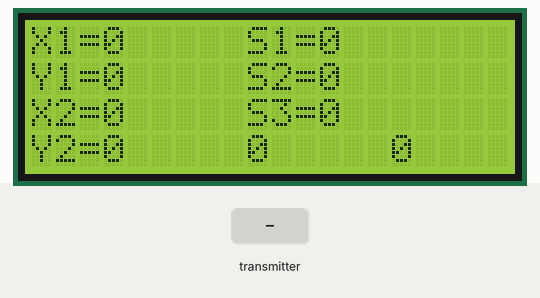
This sketch was run on a simulated Arduino Uno, built with avr-gcc and run on an emulated ATmega328P. Parts: 20×4 character LCD. The test bench sets the inputs (shaded band). No radio packets arrive unless stated.

Above: at 2.4 s.
2.5 s: the transmitter starts sending Buttons = 1
At 3.3 s:
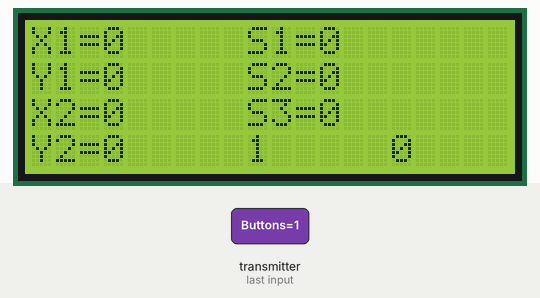
4.1 s: the transmitter starts sending PButton = 1
At 4.9 s:
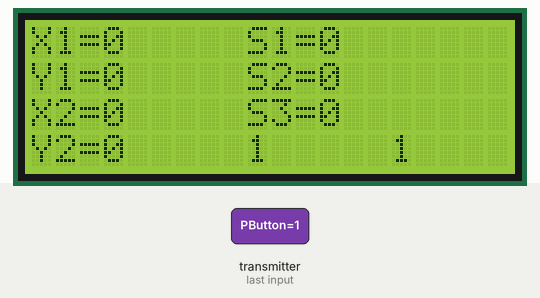
7.1 s: the transmitter starts sending S1 = 256
At 8.1 s:
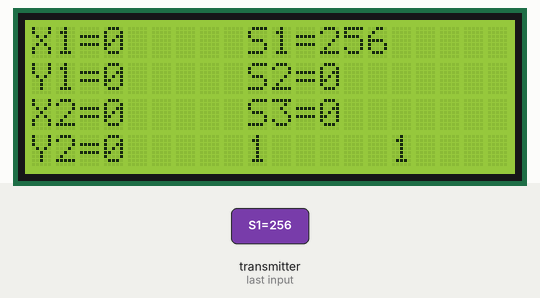
10.1 s: the transmitter starts sending S2 = 256
At 11.2 s:
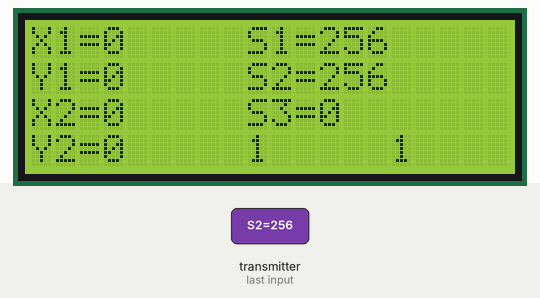
11.7 s: the transmitter starts sending S3 = 256
At 12.8 s:
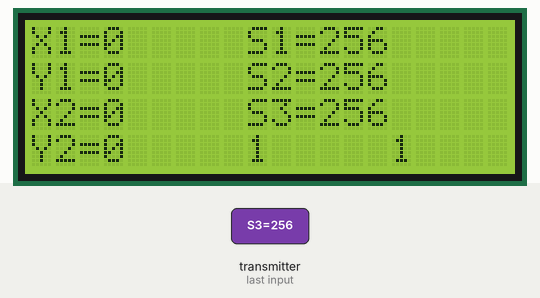
13.3 s: the transmitter starts sending JL_Y = 256
At 14.7 s:
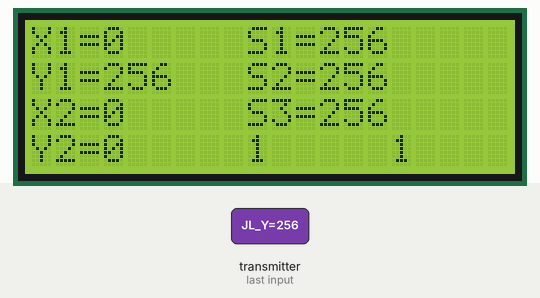
Timing chart, 0 to 16.3 s (numbered marks = the images above; inputs shaded):
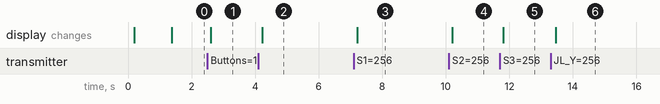

The sketch:

Major_Tom.ino
```cpp
/////////////////////////////////////////////LCD I2C Setup
#include <LiquidCrystal_I2C.h>
LiquidCrystal_I2C lcd(0x27 , 20, 4);

////////////////////////////////////////////Initial Vars for Serial Input
int Values[] = {0, 0, 0, 0, 0, 0, 0, 0, 0};
const int valuesLen = 9;
int posX[] = {3, 3, 3, 3, 12, 12, 12, 9, 15};
int posY[] = {0, 1, 2, 3, 0, 1, 2, 3, 3};

////////////////////////////////////////////Radio Setup and Properties
#include <SPI.h>
#include <nRF24L01.h>
#include <RF24.h>

////////////////////////////////////////////Radio Specs
RF24 radio(7, 8); // CE, CSN
const uint64_t pipe = 0xF0F0F0F0E1LL;

///////////////////////////////////////////Data Package to be Recieved
typedef struct {
  int Buttons;   // Buttons (Mode Indicator!)
  int PButton;   // Push Button #
  int S1;        // Potentiometer #1
  int S2;        // Potentiometer #2
  int S3;        // Potentiometer #3
  int JL_Y;      // Left Joystick Y Axis ( Throttle Perhaps)
  int JL_X;      // Left Joystick X Axis ( Yaw Perhaps)
  int JR_Y;      // Right Joystick Y Axis ( Pitch Perhaps)
  int JR_X;      // Right Joystick X Axis ( Roll Perhaps)

} ControlDef;

ControlDef ControlPack;

//////////////////////////////////////////////////////////Initial Setup
void setup() {
  RadioInit();

  lcdInitialize();

  ControlPack.Buttons = 0;
  ControlPack.PButton = 0;
  ControlPack.S1 = 0;
  ControlPack.S2 = 0;
  ControlPack.S3 = 0;
  ControlPack.JL_Y = 0;
  ControlPack.JL_X = 0;
  ControlPack.JR_Y = 0;
  ControlPack.JR_X = 0;
  delay(1000);
}

////////////////////////////////////////////////////Read UpComing Signals for NRF and Write into LCD
void loop() {
  if (radio.available()) {
    radio.read(&ControlPack, sizeof(ControlPack));
    ControlPack.Buttons = constrain(ControlPack.Buttons,0,31);
    ControlPack.PButton = constrain(ControlPack.PButton,0,4);
    ValueSet();
  }
  lcdPrint();
  delay(1);
}

////////////////////////////////////////////////////Take Care of Upcoming Data
void ValueSet() {
  Values[7] = ControlPack.Buttons;
  Values[8] = ControlPack.PButton;
  Values[4] = ControlPack.S1;
  Values[5] = ControlPack.S2;
  Values[6] = ControlPack.S3;
  Values[1] = ControlPack.JL_Y;
  Values[0] = ControlPack.JL_X;
  Values[3] = ControlPack.JR_Y;
  Values[2] = ControlPack.JR_X;
}

//////////////////////////////////////////////////Do the LCD Job...!
void lcdPrint() {

  for (int i = 0; i < valuesLen - 2 ; i++) {
    lcd.setCursor(posX[i], posY[i]);
    lcd.print("      ");
    lcd.setCursor(posX[i], posY[i]);
    lcd.print(Values[i]);
  }
  lcd.setCursor(posX[7], posY[7]);
  lcd.print("      ");
  lcd.setCursor(posX[7], posY[7]);
  lcd.print(Values[7]);

  lcd.setCursor(posX[8], posY[8]);
  lcd.print("     ");
  lcd.setCursor(posX[8], posY[8]);
  lcd.print(Values[8]);
}

//////////////////////////////////////////////////Init LCD and Set Const Txt in Place
void lcdInitialize() {
  lcd.init();
  lcd.backlight();
  lcd.clear();

  lcd.setCursor(0, 0);
  lcd.print("X1=");
  lcd.setCursor(0, 1);
  lcd.print("Y1=");
  lcd.setCursor(0, 2);
  lcd.print("X2=");
  lcd.setCursor(0, 3);
  lcd.print("Y2=");
  lcd.setCursor(9, 0);
  lcd.print("S1=");
  lcd.setCursor(9, 1);
  lcd.print("S2=");
  lcd.setCursor(9, 2);
  lcd.print("S3=");
  delay(100);
}

/////////////////////////////////////////////////////////Init Radio Chip (NRF24L01)
void RadioInit() {
  radio.begin();
  radio.openReadingPipe(0, pipe);
  radio.setPALevel(RF24_PA_MAX);
  radio.enableDynamicPayloads();
  radio.enableAckPayload();
  radio.setRetries(0, 15);
  radio.setChannel(0x6F);
  radio.setAutoAck(1);
  radio.powerUp();
  radio.startListening();
  delay(100);
}
```

Measured:
- after the input at 2.5 s, the display: changes after 0.11 s (image 1)
- after the input at 4.1 s, the display: changes after 0.12 s (image 2)
- after the input at 7.1 s, the display: changes after 0.11 s (image 3)
- after the input at 10.1 s, the display: changes after 0.10 s (image 4)
- after the input at 11.7 s, the display: changes after 0.11 s (image 5)
- after the input at 13.3 s, the display: changes after 0.16 s (image 6)
